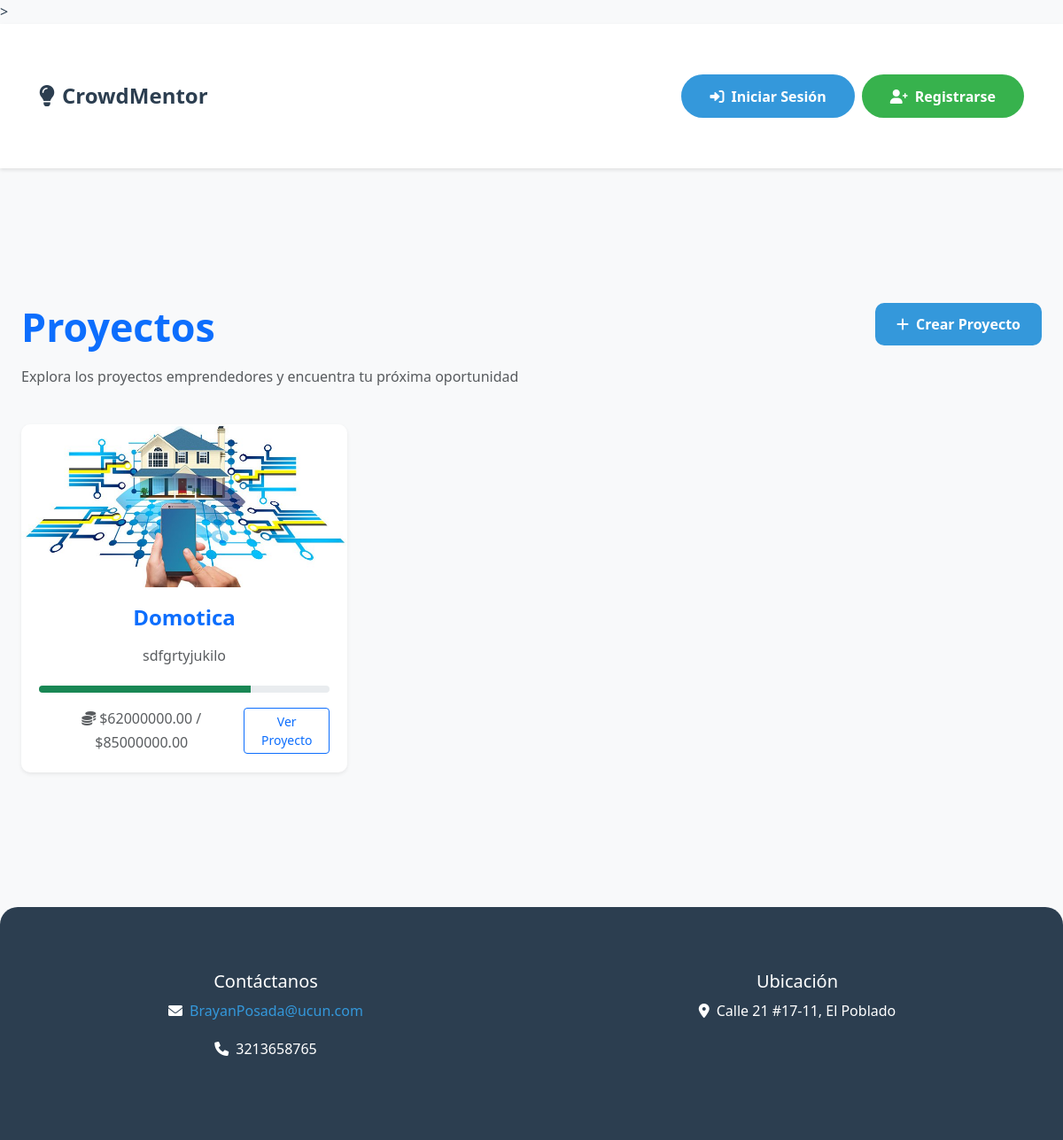
The app's page /projects/, older data.
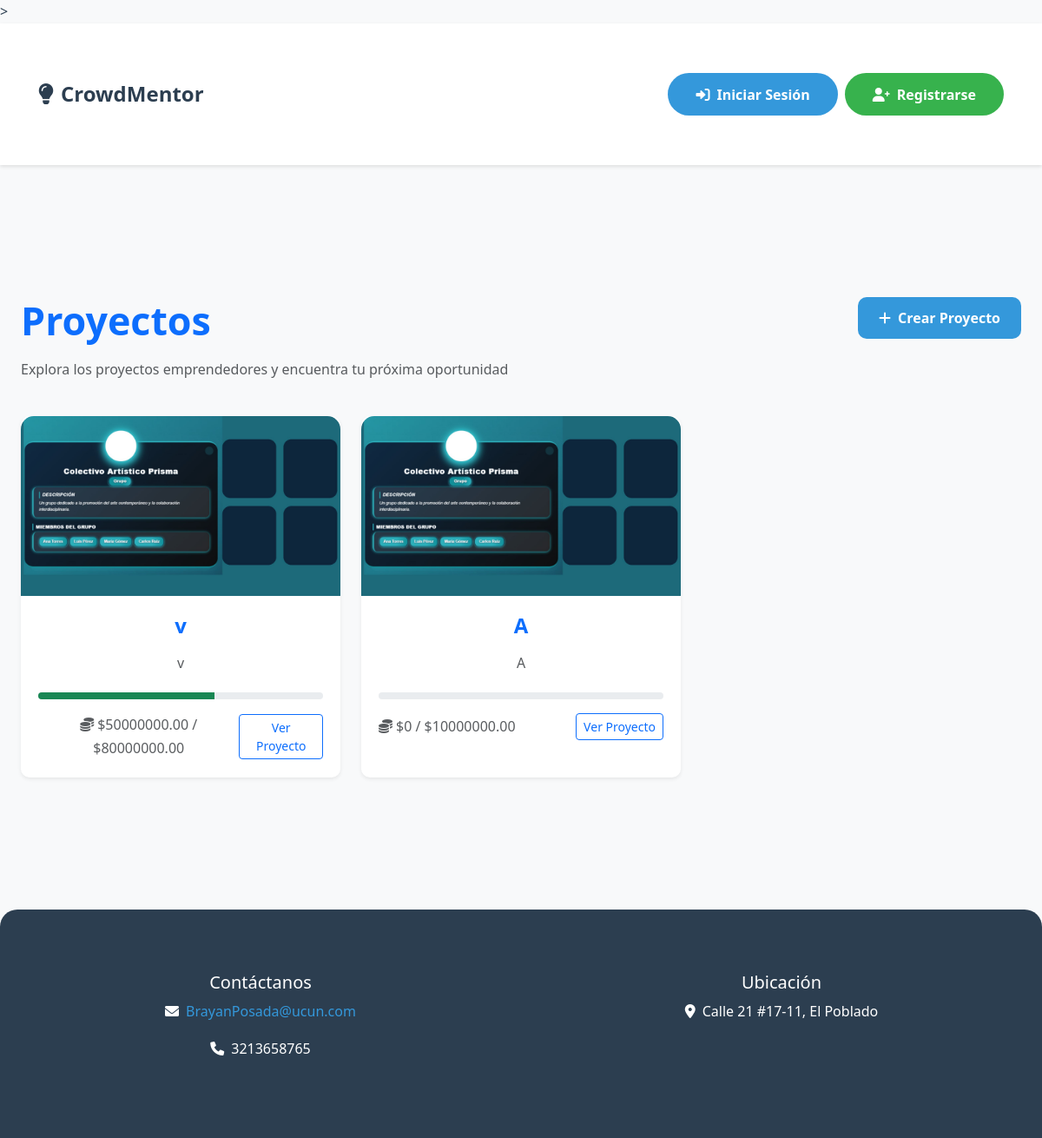
The same page, newer data.
### core/models.py (models this page shows, shortened)
class Project(models.Model):
    title = models.CharField(max_length=200)
    description = models.TextField()
    owner = models.ForeignKey(User, on_delete=models.CASCADE, related_name='projects')
    funding_goal = models.DecimalField(max_digits=10, decimal_places=2)
    amount_raised = models.DecimalField(max_digits=10, decimal_places=2, default=0)
    created_at = models.DateTimeField(default=timezone.now)
    image = models.ImageField(upload_to='projects/', blank=True, null=True)
    is_active = models.BooleanField(default=True)

### core/views.py (the view)
# urls.py: path('projects/', views.project_list, name='project_list'),
def project_list(request):
    projects = Project.objects.filter(is_active=True)
    return render(request, 'project_list.html', {'projects': projects})

### core/templates/project_list.html (shortened to what this page needs)
{% extends 'base.html' %}
{% load static %}
{% block content %}
<div class="container py-5">
    <div class="row mb-4">
        <div class="col-md-8">
            <h1 class="text-primary mb-3">Proyectos</h1>
            <p class="text-muted">Explora los proyectos emprendedores y encuentra tu próxima oportunidad</p>
        </div>
        <div class="col-md-4 text-end">
            <a href="{% url 'project_create' %}" class="btn btn-primary">
                <i class="fas fa-plus me-2"></i>Crear Proyecto
            </a>
        </div>
    </div>
    <div class="row g-4">
        {% for project in projects %}
            <div class="col-md-6 col-lg-4 animate__animated animate__fadeInUp delay-{{ forloop.counter0 }}">
                <div class="card h-100 border-0 shadow-sm">
                    {% if project.image %}
                        <img src="{{ project.image.url }}" class="card-img-top" alt="{{ project.title }}">
                    {% else %}
                        <div class="card-img-top bg-light d-flex align-items-center justify-content-center" style="height: 200px;">
                            <i class="fas fa-image fa-3x text-muted"></i>
                        </div>
                    {% endif %}
                    <div class="card-body">
                        <h5 class="card-title text-primary">{{ project.title }}</h5>
                        <p class="card-text text-muted">{{ project.description|truncatewords:30 }}</p>
                        <div class="progress mb-3" style="height: 8px;">
                            <div class="progress-bar bg-success" role="progressbar"
                                 style="width: {% widthratio project.amount_raised|default:0 project.funding_goal 100 %}%">
                            </div>
                        </div>
                        <div class="d-flex justify-content-between align-items-center">
                            <span class="text-muted">
                                <i class="fas fa-coins me-1"></i>${{ project.amount_raised|default:0 }} / ${{ project.funding_goal }}
                            </span>
                            <a href="{% url 'project_detail' project.id %}" class="btn btn-outline-primary btn-sm">
                                Ver Proyecto
                            </a>
                        </div>
                    </div>
                </div>
            </div>
        {% endfor %}
    </div>
</div>
{% endblock %}

Row changes from the older to the newer data that the page shows:
removed Project: image (picture), title "Domotica", description "sdfgrtyjukilo", amount_raised "62000000.00", funding_goal "85000000.00"
added Project: image (picture), title "v", description "v", amount_raised "50000000.00", funding_goal "80000000.00"
added Project: image (picture), title "A", description "A", amount_raised "0", funding_goal "10000000.00"
